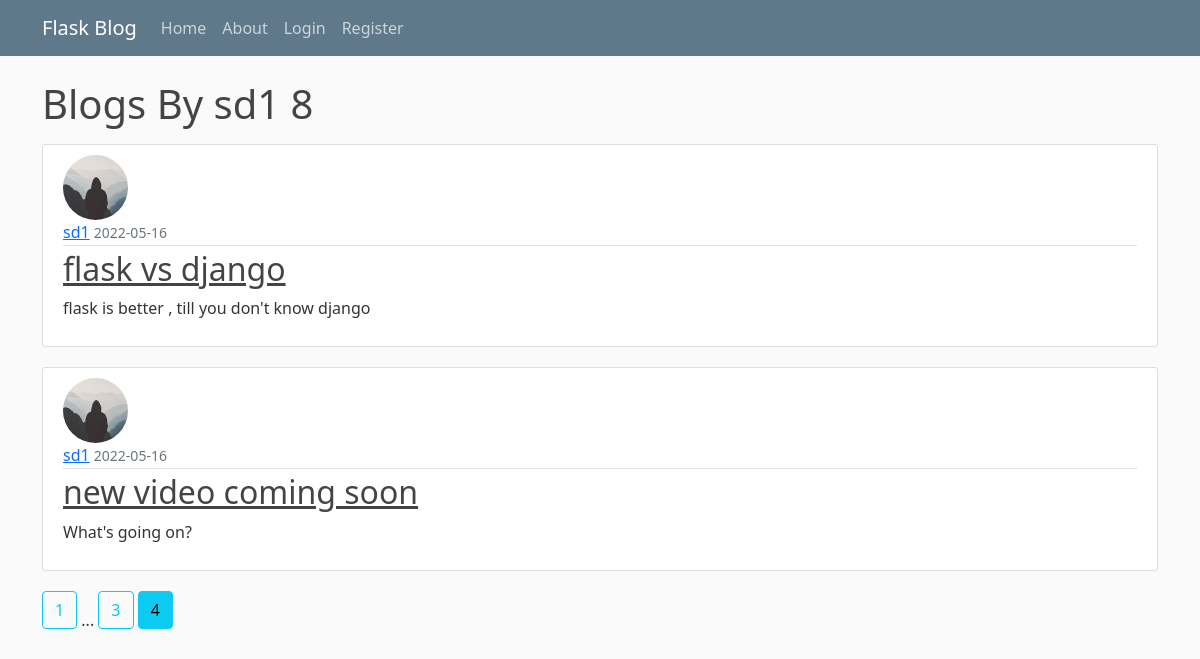
/user/sd1?page=4, run on the app's committed database.
### flaskblog/models.py (models this page shows, shortened)
class User(db.Model,UserMixin):
    id = db.Column(db.Integer,primary_key=True)
    username = db.Column(db.String(25),unique=True,nullable=False)
    email = db.Column(db.String(100),unique=True,nullable=False)
    image_file = db.Column(db.String(60),nullable=False,default='default.jpg')
    password = db.Column(db.String(60),nullable=False)
    posts = db.relationship('Post',backref='author',lazy=True)

class Post(db.Model):
    id = db.Column(db.Integer,primary_key=True)
    title = db.Column(db.String(25),nullable=False)
    date_posted = db.Column(db.DateTime,nullable=False,default=datetime.utcnow)
    content = db.Column(db.Text,nullable=False)
    user_id = db.Column(db.Integer,db.ForeignKey('user.id'),nullable=False)

### flaskblog/routes.py (the view)
@app.route('/user/<string:username>')
def user_post(username):
    page = request.args.get('page',1,type=int)
    user = User.query.filter_by(username=username).first_or_404()
    posts = Post.query.filter_by(author=user).order_by(Post.date_posted.desc()).paginate(page=page,per_page=2)
    return render_template('user_post.html',posts=posts,user=user)

### flaskblog/templates/user_post.html
{% extends "layout.html" %}
{% block content %}
<h1 class="mb-3">Blogs By {{ user.username }} {{ posts.total }}</h1>
{% for post in posts.items %}
<article class="media content-section">
  <img class="rounded-circle article-img" src="{{ url_for('static',filename='images/'+ post.author.image_file) }}">
  <div class="media-body">
    <div class="article-metadata">
      <a class="mr-2" href="{{ url_for('user_post',username=post.author.username) }}">{{ post.author.username }}</a>
      <small class="text-muted">{{ post.date_posted.strftime('%Y-%m-%d') }}</small>
    </div>
    <h2><a class="article-title" href="{{ url_for('post',post_id=post.id) }}">{{ post.title }}</a></h2>
    <p class="article-content">{{ post.content }}</p>
  </div>
</article>
{% endfor %}
{% for page_num in posts.iter_pages(left_edge=1,right_edge=1,left_current=1,right_current=2) %}
  {% if page_num %}
    {% if posts.page == page_num %}
      <a class="btn btn-info mb-4" href="{{ url_for('user_post',page=page_num,username=user.username) }}">{{page_num}}</a>
    {% else %}
      <a class="btn btn-outline-info mb-4" href="{{ url_for('user_post',page=page_num,username=user.username) }}">{{page_num}}</a>
    {% endif %}
  {% else %}
    ...
  {% endif %}
{% endfor %}
{% endblock content %}

### flaskblog/static/main.css (style rules this page uses)
body { background: #fafafa; color: #333333; margin-top: 5rem; }
h1, h2, h3, h4, h5, h6 { color: #444444; }
.content-section { background: #ffffff; padding: 10px 20px; border: 1px solid #dddddd; border-radius: 3px; margin-bottom: 20px; }
.article-title { color: #444444; }
.article-content { white-space: pre-line; }
.article-img { height: 65px; width: 65px; margin-right: 16px; }
.article-metadata { padding-bottom: 1px; margin-bottom: 4px; border-bottom: 1px solid #e3e3e3 }

### data on the page
User: username "sd1"
Post: image_file (picture), author.username "sd1", date_posted "2022-05-16", title "flask vs django", content "flask is better , till you don't know django"
Post: image_file (picture), author.username "sd1", date_posted "2022-05-16", title "new video coming soon", content "What's going on?"

### other printed values
{{ posts.total }} "8"
{{ page_num }} "1" "3"
{{ page_num }} "4"
